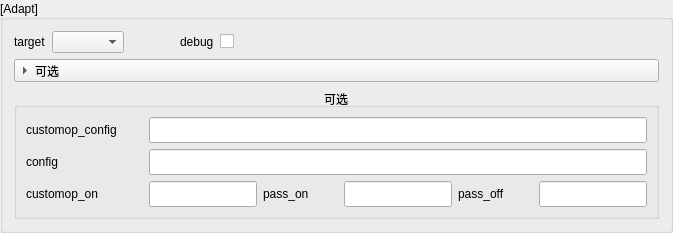
        <widget class="QGroupBox" name="AdaptTargetGroupBox">
         <property name="minimumSize">
          <size>
           <width>0</width>
           <height>0</height>
          </size>
         </property>
         <property name="title">
          <string notr="true">[Adapt]</string>
         </property>
         <property name="alignment">
          <set>Qt::AlignmentFlag::AlignLeading|Qt::AlignmentFlag::AlignLeft|Qt::AlignmentFlag::AlignVCenter</set>
         </property>
         <layout class="QVBoxLayout" name="verticalLayout_10">
          <item>
           <layout class="QHBoxLayout" name="horizontalLayout_43" stretch="1,1,2">
            <item>
             <layout class="QHBoxLayout" name="horizontalLayout_41">
              <item>
               <widget class="QLabel" name="label_adapt_target">
                <property name="text">
                 <string>target</string>
                </property>
               </widget>
              </item>
              <item>
               <widget class="QComboBox" name="AdaptTargetComboBox"/>
              </item>
              <item>
               <spacer name="horizontalSpacer_19">
                <property name="orientation">
                 <enum>Qt::Orientation::Horizontal</enum>
                </property>
                <property name="sizeHint" stdset="0">
                 <size>
                  <width>40</width>
                  <height>20</height>
                 </size>
                </property>
               </spacer>
              </item>
             </layout>
            </item>
            <item>
             <layout class="QHBoxLayout" name="horizontalLayout_42">
              <item>
               <widget class="QLabel" name="label_adapt_debug">
                <property name="text">
                 <string>debug</string>
                </property>
               </widget>
              </item>
              <item>
               <widget class="QCheckBox" name="AdaptDebugCheckBox">
                <property name="sizePolicy">
                 <sizepolicy hsizetype="Expanding" vsizetype="Fixed">
                  <horstretch>0</horstretch>
                  <verstretch>0</verstretch>
                 </sizepolicy>
                </property>
                <property name="text">
                 <string/>
                </property>
               </widget>
              </item>
             </layout>
            </item>
            <item>
             <spacer name="horizontalSpacer_12">
              <property name="orientation">
               <enum>Qt::Orientation::Horizontal</enum>
              </property>
              <property name="sizeHint" stdset="0">
               <size>
                <width>40</width>
                <height>20</height>
               </size>
              </property>
             </spacer>
            </item>
           </layout>
          </item>
          <item>
           <widget class="QToolButton" name="AdaptOptionToolButton">
            <property name="sizePolicy">
             <sizepolicy hsizetype="Preferred" vsizetype="Fixed">
              <horstretch>0</horstretch>
              <verstretch>0</verstretch>
             </sizepolicy>
            </property>
            <property name="cursor">
             <cursorShape>ArrowCursor</cursorShape>
            </property>
            <property name="mouseTracking">
             <bool>false</bool>
            </property>
            <property name="tabletTracking">
             <bool>false</bool>
            </property>
            <property name="styleSheet">
             <string notr="true"> QToolButton {
                text-align: center;  /* 使文本居中 */
                padding-right: 16px;  /* 确保箭头和文本有适当的间距 */
            }</string>
            </property>
            <property name="text">
             <string>可选</string>
            </property>
            <property name="popupMode">
             <enum>QToolButton::ToolButtonPopupMode::InstantPopup</enum>
            </property>
            <property name="toolButtonStyle">
             <enum>Qt::ToolButtonStyle::ToolButtonTextBesideIcon</enum>
            </property>
            <property name="autoRaise">
             <bool>false</bool>
            </property>
            <property name="arrowType">
             <enum>Qt::ArrowType::RightArrow</enum>
            </property>
           </widget>
          </item>
          <item>
           <widget class="QGroupBox" name="AdaptOptionGroupBox">
            <property name="sizePolicy">
             <sizepolicy hsizetype="Preferred" vsizetype="Fixed">
              <horstretch>0</horstretch>
              <verstretch>0</verstretch>
             </sizepolicy>
            </property>
            <property name="minimumSize">
             <size>
              <width>0</width>
              <height>0</height>
             </size>
            </property>
            <property name="title">
             <string>可选</string>
            </property>
            <property name="alignment">
             <set>Qt::AlignmentFlag::AlignCenter</set>
            </property>
            <property name="flat">
             <bool>false</bool>
            </property>
            <property name="checkable">
             <bool>false</bool>
            </property>
            <layout class="QVBoxLayout" name="verticalLayout_9">
             <property name="topMargin">
              <number>9</number>
             </property>
             <item>
              <layout class="QHBoxLayout" name="horizontalLayout_44">
               <item>
                <widget class="QLabel" name="label_adapt_customop">
                 <property name="sizePolicy">
                  <sizepolicy hsizetype="Preferred" vsizetype="Fixed">
                   <horstretch>0</horstretch>
                   <verstretch>0</verstretch>
                  </sizepolicy>
                 </property>
                 <property name="minimumSize">
                  <size>
                   <width>117</width>
                   <height>26</height>
                  </size>
                 </property>
                 <property name="text">
                  <string>customop_config</string>
                 </property>
                </widget>
               </item>
               <item>
                <widget class="QLineEdit" name="AdaptCustomOpInput">
                 <property name="minimumSize">
                  <size>
                   <width>0</width>
                   <height>26</height>
                  </size>
                 </property>
                </widget>
               </item>
              </layout>
             </item>
             <item>
              <layout class="QHBoxLayout" name="horizontalLayout_53">
               <item>
                <widget class="QLabel" name="label_adapt_config">
                 <property name="minimumSize">
                  <size>
                   <width>117</width>
                   <height>26</height>
                  </size>
                 </property>
                 <property name="text">
                  <string>config</string>
                 </property>
                </widget>
               </item>
               <item>
                <widget class="QLineEdit" name="AdaptConfigLineEdit">
                 <property name="minimumSize">
                  <size>
                   <width>0</width>
                   <height>26</height>
                  </size>
                 </property>
                </widget>
               </item>
              </layout>
             </item>
             <item>
              <layout class="QHBoxLayout" name="horizontalLayout_45">
               <item>
                <layout class="QHBoxLayout" name="horizontalLayout_46">
                 <item>
                  <widget class="QLabel" name="label_adapt_customop_on">
                   <property name="sizePolicy">
                    <sizepolicy hsizetype="Preferred" vsizetype="Preferred">
                     <horstretch>0</horstretch>
                     <verstretch>0</verstretch>
                    </sizepolicy>
                   </property>
                   <property name="minimumSize">
                    <size>
                     <width>117</width>
                     <height>26</height>
                    </size>
                   </property>
                   <property name="text">
                    <string>customop_on</string>
                   </property>
                  </widget>
                 </item>
                 <item>
                  <widget class="QLineEdit" name="AdaptCustomOpOnInput">
                   <property name="minimumSize">
                    <size>
                     <width>0</width>
                     <height>26</height>
                    </size>
                   </property>
                  </widget>
                 </item>
                </layout>
               </item>
               <item>
                <layout class="QHBoxLayout" name="horizontalLayout_47">
                 <item>
                  <widget class="QLabel" name="label_adapt_pass_on">
                   <property name="sizePolicy">
                    <sizepolicy hsizetype="Preferred" vsizetype="Preferred">
                     <horstretch>0</horstretch>
                     <verstretch>0</verstretch>
                    </sizepolicy>
                   </property>
                   <property name="minimumSize">
                    <size>
                     <width>75</width>
                     <height>26</height>
                    </size>
                   </property>
                   <property name="text">
                    <string>pass_on</string>
                   </property>
                  </widget>
                 </item>
                 <item>
                  <widget class="QLineEdit" name="AdaptPassOnInput">
                   <property name="minimumSize">
                    <size>
                     <width>0</width>
                     <height>26</height>
                    </size>
                   </property>
                  </widget>
                 </item>
                </layout>
               </item>
               <item>
                <layout class="QHBoxLayout" name="horizontalLayout_48">
                 <item>
                  <widget class="QLabel" name="label_adapt_pass_off">
                   <property name="sizePolicy">
                    <sizepolicy hsizetype="Preferred" vsizetype="Preferred">
                     <horstretch>0</horstretch>
                     <verstretch>0</verstretch>
                    </sizepolicy>
                   </property>
                   <property name="minimumSize">
                    <size>
                     <width>75</width>
                     <height>26</height>
                    </size>
                   </property>
                   <property name="text">
                    <string>pass_off</string>
                   </property>
                  </widget>
                 </item>
                 <item>
                  <widget class="QLineEdit" name="AdaptPassOffInput">
                   <property name="minimumSize">
                    <size>
                     <width>0</width>
                     <height>26</height>
                    </size>
                   </property>
                  </widget>
                 </item>
                </layout>
               </item>
              </layout>
             </item>
            </layout>
           </widget>
          </item>
         </layout>
        </widget>
